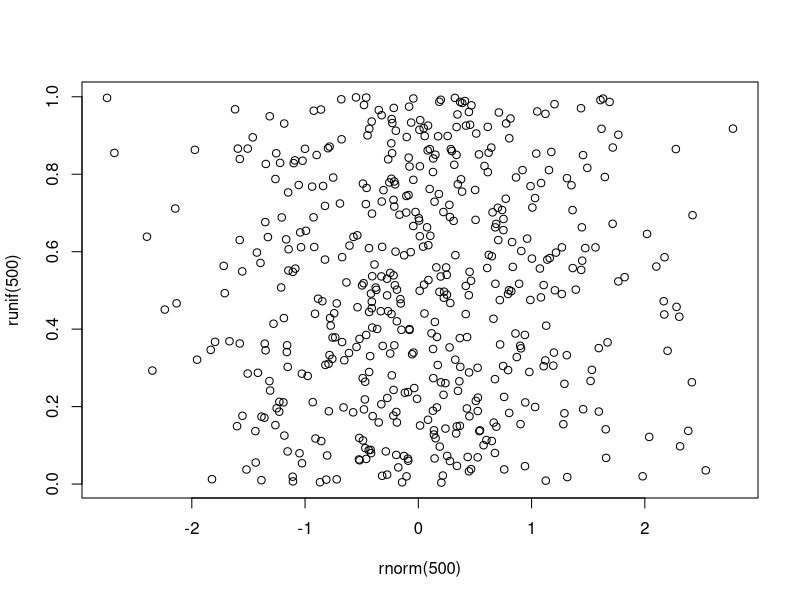

This chart was generated by the following R code:
## ---- chunk 1
plot(rnorm(500), runif(500))
